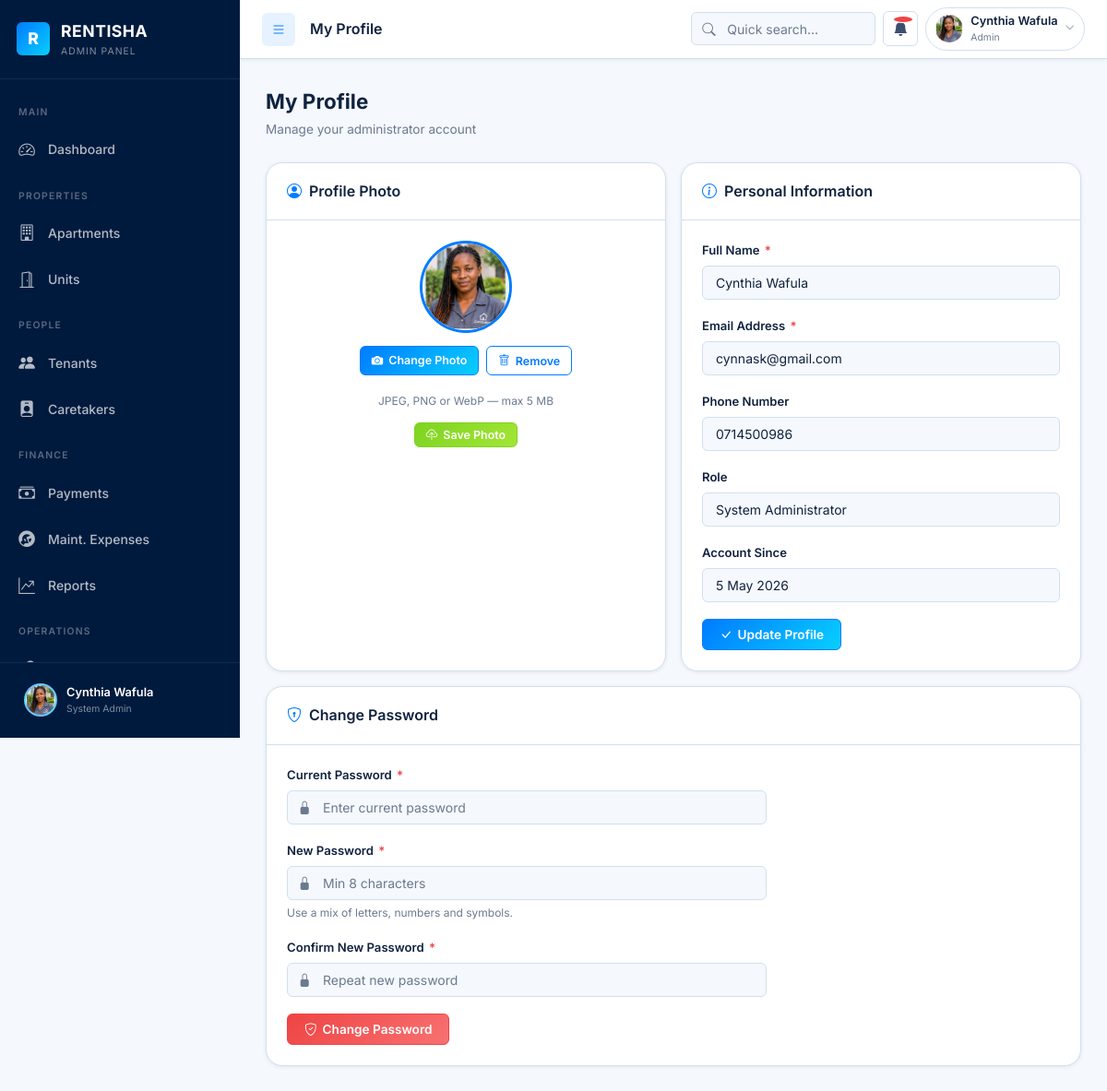
Screenshot of /admin/profile.php (signed in) with the database file from the repository.
### tables this page shows
CREATE TABLE `users` (
  `id` int(10) UNSIGNED NOT NULL,
  `full_name` varchar(120) NOT NULL,
  `email` varchar(180) NOT NULL,
  `phone` varchar(20) DEFAULT NULL,
  `id_number` varchar(30) DEFAULT NULL COMMENT 'National ID or Passport',
  `password_hash` varchar(255) NOT NULL,
  `role` enum('admin','caretaker','tenant') NOT NULL,
  `status` enum('active','inactive','suspended','prospective','moved_out','terminated','pending_setup','pending_approval') NOT NULL DEFAULT 'pending_setup',
  `must_change_password` tinyint(1) NOT NULL DEFAULT 0 COMMENT '1 = force password change on next login',
  `avatar` varchar(255) DEFAULT NULL COMMENT 'Relative path to profile image',
  `emergency_contact` varchar(200) DEFAULT NULL,
  `preferred_apartment_id` int(10) UNSIGNED DEFAULT NULL COMMENT 'Tenant preference set during self-registration',
  `preferred_unit_type` varchar(60) DEFAULT NULL COMMENT 'Unit type preferred on registration',
  `notes` text DEFAULT NULL COMMENT 'Free-text notes from registration form',
  `created_at` datetime NOT NULL DEFAULT current_timestamp(),
  `updated_at` datetime DEFAULT NULL ON UPDATE current_timestamp()
);

### includes/db_helpers.php (called while the page is built, shortened)
<?php
function formatDate(?string $date): string {
    try { return (new DateTime($date))->format('j F Y'); }
    catch (Exception $e) { return $date; }
}

### admin/profile.php (the view, shortened to what this page needs)
<?php
require_once '../includes/db_helpers.php';
$pdo  = getDB();
$stmt = $pdo->prepare('SELECT * FROM users WHERE id=:id LIMIT 1');
$stmt->execute([':id' => $_SESSION['user_id']]);
$admin = $stmt->fetch(PDO::FETCH_ASSOC);
?>
<!DOCTYPE html>
<html lang="en">
<head>
  <link rel="stylesheet" href="https://cdn.jsdelivr.net/npm/bootstrap-icons@1.11.3/font/bootstrap-icons.min.css">
  <link rel="stylesheet" href="../assets/css/style.css">
</head>
<body>
<div class="rms-shell">
  <?php include '../includes/sidebar_admin.php'; ?>
  <div class="main-content" id="mainContent">
    <?php include '../includes/topnav.php'; ?>
    <div class="page-content">
      <div class="page-header">
        <div><h1>My Profile</h1><p>Manage your administrator account</p></div>
      </div>
      <div class="grid-2">
        <div class="card">
          <div class="card-header"><h3 class="card-title"><i class="bi bi-person-circle"></i> Profile Photo</h3></div>
          <div class="card-body" style="text-align:center;">
            <form action="../includes/upload_avatar.php" method="POST" enctype="multipart/form-data">
              <div class="avatar-upload-area">
                <div class="avatar-preview" id="adminAvatarPreview">
                  <?php if (!empty($admin['avatar'])): ?>
                    <img src="../<?= htmlspecialchars($admin['avatar']) ?>" alt="Profile" style="width:100%;height:100%;object-fit:cover;border-radius:50%;">
                  <?php else: ?>
                    <span style="font-size:2.5rem;font-weight:800;color:#007BFF;">
                      <?= strtoupper(substr($admin['full_name']??'A',0,1)) ?>
                    </span>
                  <?php endif; ?>
                </div>
                <div class="avatar-actions">
                  <label class="btn btn-primary btn-sm" for="adminAvatarFile" aria-label="Upload photo">
                    <i class="bi bi-camera-fill"></i> Change Photo
                  </label>
                  <button type="button" class="btn btn-outline btn-sm"
                    onclick="document.getElementById('adminAvatarPreview').innerHTML='<span style=\'font-size:2.5rem;font-weight:800;color:#007BFF\'>A</span>'"
                    aria-label="Remove photo">
                    <i class="bi bi-trash"></i> Remove
                  </button>
                </div>
                <p class="form-hint">JPEG, PNG or WebP — max 5 MB</p>
                <button type="submit" class="btn btn-success btn-sm">
                  <i class="bi bi-cloud-upload"></i> Save Photo
                </button>
              </div>
            </form>
          </div>
        </div>
        <div class="card">
          <div class="card-header"><h3 class="card-title"><i class="bi bi-info-circle"></i> Personal Information</h3></div>
          <div class="card-body">
            <form action="../includes/update_profile.php" method="POST" data-validate>
              <div class="form-group">
                <label class="form-label">Full Name <span class="required">*</span></label>
                <input type="text" name="full_name" class="form-control"
                       value="<?= htmlspecialchars($admin['full_name'] ?? '') ?>" required>
              </div>
              <div class="form-group">
                <label class="form-label">Email Address <span class="required">*</span></label>
                <input type="email" name="email" class="form-control"
                       value="<?= htmlspecialchars($admin['email'] ?? '') ?>" required>
              </div>
              <div class="form-group">
                <label class="form-label">Phone Number</label>
                <input type="tel" name="phone" class="form-control"
                       value="<?= htmlspecialchars($admin['phone'] ?? '') ?>"
                       pattern="(?:0[17][0-9]{8}|\+254[17][0-9]{8}|00254[17][0-9]{8})" maxlength="13" inputmode="tel" title="Enter a valid Kenyan phone number"
                       placeholder="07XX XXX XXX">
              </div>
              <div class="form-group">
                <label class="form-label">Role</label>
                <input type="text" class="form-control" value="System Administrator" readonly
                       style="background:var(--bg);cursor:not-allowed;">
              </div>
              <div class="form-group">
                <label class="form-label">Account Since</label>
                <input type="text" class="form-control"
                       value="<?= formatDate($admin['created_at'] ?? '') ?>"
                       readonly style="background:var(--bg);cursor:not-allowed;">
              </div>
              <button type="submit" class="btn btn-primary">
                <i class="bi bi-check-lg"></i> Update Profile
              </button>
            </form>
          </div>
        </div>
      </div>
      <div class="card mt-4">
        <div class="card-header"><h3 class="card-title"><i class="bi bi-shield-lock"></i> Change Password</h3></div>
        <div class="card-body">
          <form action="../includes/change_password.php" method="POST" data-validate style="max-width:520px;">
            <div class="form-group">
              <label class="form-label">Current Password <span class="required">*</span></label>
              <div class="input-group">
                <input type="password" name="current_password" class="form-control"
                       required placeholder="Enter current password">
              </div>
            </div>
            <div class="form-group">
              <label class="form-label">New Password <span class="required">*</span></label>
              <div class="input-group">
                <input type="password" name="new_password" id="newPwd" class="form-control"
                       required placeholder="Min 8 characters" minlength="8">
              </div>
              <div class="form-hint">Use a mix of letters, numbers and symbols.</div>
            </div>
            <div class="form-group">
              <label class="form-label">Confirm New Password <span class="required">*</span></label>
              <div class="input-group">
                <input type="password" name="confirm_password" id="confirmPwd" class="form-control"
                       required placeholder="Repeat new password">
              </div>
            </div>
            <button type="submit" class="btn btn-danger" style="width:auto;">
              <i class="bi bi-shield-check"></i> Change Password
            </button>
          </form>
        </div>
      </div>
    </div>
  </div>
</div>
</body>
</html>

### rows the page displays
users: avatar (picture), full_name "Cynthia Wafula", email "cynnask@gmail.com", phone "0714500986", created_at "5 May 2026"

### other values shown
$_SESSION['name'] "Cynthia Wafula"
$pageTitle "My Profile"
$userName "Cynthia Wafula"
$roleBadge['label'] "Admin"
